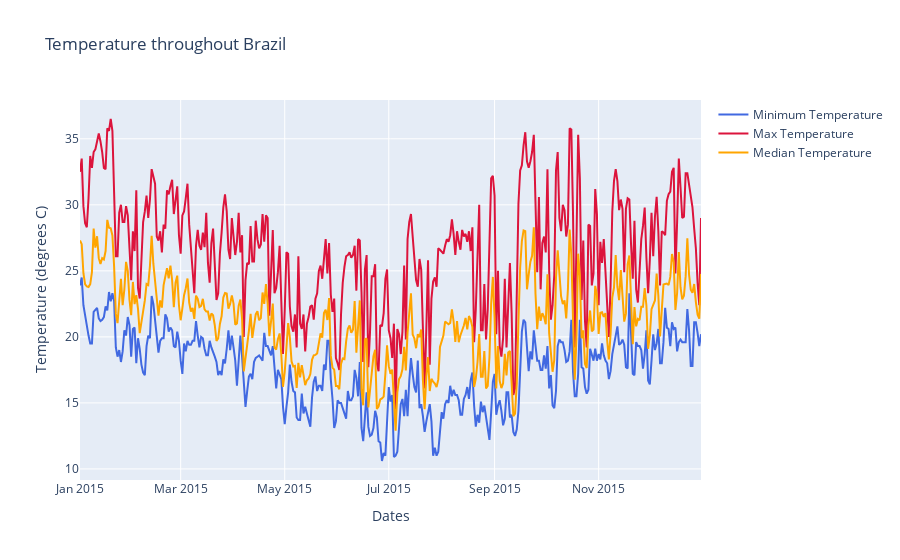

The notebook cell saved with this chart:
### Markdown cell above
##### How was the temperature for the year?

### Code cell
fig = go.Figure()
# Create and style traces
fig.add_trace(go.Scatter(x=df['Date'], y=df['Temp_Min'], name='Minimum Temperature',
                         line=dict(color='royalblue', width=2)))
fig.add_trace(go.Scatter(x=df['Date'], y=df['Temp_Max'], name = 'Max Temperature',
                         line=dict(color='crimson', width=2)))
fig.add_trace(go.Scatter(x=df['Date'], y=df['Temp_Median'], name='Median Temperature',
                         line=dict(color='orange', width=2) 
))


# Edit the layout
fig.update_layout(title='Temperature throughout Brazil',
                   xaxis_title='Dates',
                   yaxis_title='Temperature (degrees C)')


fig.show()

### Figure 1 — Plotly figure (JSON) as saved in the notebook; plotly's stock layout.template omitted (floating-point values rounded to 4 significant figures; data arrays with more than 128 entries replaced by an {"elided": "..."} marker saying what was removed)
{"data": [{"line": {"color": "royalblue", "width": 2}, "name": "Minimum Temperature", "type": "scatter", "x": {"elided": "365 str values"}, "y": {"elided": "365 float values"}}, {"line": {"color": "crimson", "width": 2}, "name": "Max Temperature", "type": "scatter", "x": {"elided": "365 str values"}, "y": {"elided": "365 float values"}}, {"line": {"color": "orange", "width": 2}, "name": "Median Temperature", "type": "scatter", "x": {"elided": "365 str values"}, "y": {"elided": "365 float values"}}], "layout": {"title": {"text": "Temperature throughout Brazil"}, "xaxis": {"title": {"text": "Dates"}}, "yaxis": {"title": {"text": "Temperature (degrees C)"}}}}
